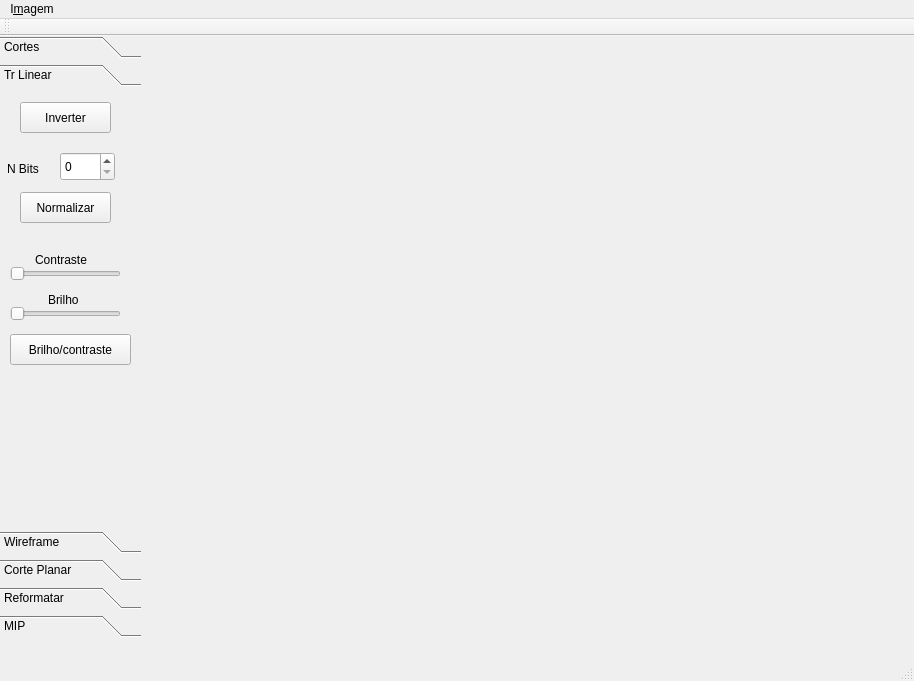
<?xml version="1.0" encoding="UTF-8"?>
<ui version="4.0">
 <class>MainWindow</class>
 <widget class="QMainWindow" name="MainWindow">
  <property name="geometry">
   <rect>
    <x>0</x>
    <y>0</y>
    <width>914</width>
    <height>681</height>
   </rect>
  </property>
  <property name="windowTitle">
   <string>MainWindow</string>
  </property>
  <widget class="QWidget" name="centralWidget">
   <widget class="QToolBox" name="toolBox">
    <property name="geometry">
     <rect>
      <x>0</x>
      <y>0</y>
      <width>141</width>
      <height>601</height>
     </rect>
    </property>
    <property name="toolTip">
     <string>&lt;html&gt;&lt;head/&gt;&lt;body&gt;&lt;p&gt;Corte&lt;/p&gt;&lt;/body&gt;&lt;/html&gt;</string>
    </property>
    <property name="currentIndex">
     <number>1</number>
    </property>
    <widget class="QWidget" name="page">
     <property name="geometry">
      <rect>
       <x>0</x>
       <y>0</y>
       <width>141</width>
       <height>427</height>
      </rect>
     </property>
     <property name="autoFillBackground">
      <bool>false</bool>
     </property>
     <attribute name="label">
      <string>Cortes</string>
     </attribute>
     <widget class="QSpinBox" name="spinBox">
      <property name="geometry">
       <rect>
        <x>50</x>
        <y>110</y>
        <width>55</width>
        <height>29</height>
       </rect>
      </property>
      <property name="maximum">
       <number>500</number>
      </property>
     </widget>
     <widget class="QRadioButton" name="radio_axis_x">
      <property name="geometry">
       <rect>
        <x>0</x>
        <y>10</y>
        <width>109</width>
        <height>20</height>
       </rect>
      </property>
      <property name="text">
       <string>Corte em &amp;X</string>
      </property>
      <property name="checked">
       <bool>true</bool>
      </property>
     </widget>
     <widget class="QRadioButton" name="radio_axis_y">
      <property name="geometry">
       <rect>
        <x>0</x>
        <y>40</y>
        <width>109</width>
        <height>20</height>
       </rect>
      </property>
      <property name="text">
       <string>Corte em Y</string>
      </property>
     </widget>
     <widget class="QRadioButton" name="radio_axis_z">
      <property name="geometry">
       <rect>
        <x>0</x>
        <y>70</y>
        <width>109</width>
        <height>20</height>
       </rect>
      </property>
      <property name="text">
       <string>Corte em &amp;Z</string>
      </property>
     </widget>
     <widget class="QLabel" name="label_2">
      <property name="geometry">
       <rect>
        <x>10</x>
        <y>116</y>
        <width>41</width>
        <height>16</height>
       </rect>
      </property>
      <property name="text">
       <string>Fatia:</string>
      </property>
     </widget>
     <widget class="QCheckBox" name="check_side">
      <property name="geometry">
       <rect>
        <x>10</x>
        <y>160</y>
        <width>111</width>
        <height>20</height>
       </rect>
      </property>
      <property name="text">
       <string>Inverte lado</string>
      </property>
     </widget>
    </widget>
    <widget class="QWidget" name="page_2">
     <property name="geometry">
      <rect>
       <x>0</x>
       <y>0</y>
       <width>141</width>
       <height>427</height>
      </rect>
     </property>
     <attribute name="label">
      <string>Tr Linear</string>
     </attribute>
     <widget class="QPushButton" name="pushButton">
      <property name="geometry">
       <rect>
        <x>20</x>
        <y>10</y>
        <width>91</width>
        <height>31</height>
       </rect>
      </property>
      <property name="text">
       <string>Inverter</string>
      </property>
     </widget>
     <widget class="QPushButton" name="pushButton_2">
      <property name="geometry">
       <rect>
        <x>20</x>
        <y>100</y>
        <width>91</width>
        <height>31</height>
       </rect>
      </property>
      <property name="text">
       <string>Normalizar</string>
      </property>
     </widget>
     <widget class="QSlider" name="slider_constrast">
      <property name="geometry">
       <rect>
        <x>10</x>
        <y>172</y>
        <width>111</width>
        <height>20</height>
       </rect>
      </property>
      <property name="orientation">
       <enum>Qt::Horizontal</enum>
      </property>
     </widget>
     <widget class="QSlider" name="slider_bright">
      <property name="geometry">
       <rect>
        <x>10</x>
        <y>212</y>
        <width>111</width>
        <height>20</height>
       </rect>
      </property>
      <property name="orientation">
       <enum>Qt::Horizontal</enum>
      </property>
     </widget>
     <widget class="QPushButton" name="pushButton_3">
      <property name="geometry">
       <rect>
        <x>10</x>
        <y>242</y>
        <width>121</width>
        <height>31</height>
       </rect>
      </property>
      <property name="text">
       <string>Brilho/contraste</string>
      </property>
     </widget>
     <widget class="QLabel" name="label_3">
      <property name="geometry">
       <rect>
        <x>35</x>
        <y>160</y>
        <width>64</width>
        <height>15</height>
       </rect>
      </property>
      <property name="text">
       <string>Contraste</string>
      </property>
     </widget>
     <widget class="QLabel" name="label_4">
      <property name="geometry">
       <rect>
        <x>48</x>
        <y>200</y>
        <width>64</width>
        <height>15</height>
       </rect>
      </property>
      <property name="text">
       <string>Brilho</string>
      </property>
     </widget>
     <widget class="QSpinBox" name="spin_num_bits">
      <property name="geometry">
       <rect>
        <x>60</x>
        <y>60</y>
        <width>55</width>
        <height>29</height>
       </rect>
      </property>
     </widget>
     <widget class="QLabel" name="label_30">
      <property name="geometry">
       <rect>
        <x>7</x>
        <y>69</y>
        <width>51</width>
        <height>16</height>
       </rect>
      </property>
      <property name="text">
       <string>N Bits</string>
      </property>
     </widget>
    </widget>
    <widget class="QWidget" name="page_3">
     <property name="geometry">
      <rect>
       <x>0</x>
       <y>0</y>
       <width>141</width>
       <height>427</height>
      </rect>
     </property>
     <attribute name="label">
      <string>Wireframe</string>
     </attribute>
     <widget class="QSlider" name="slider_radx">
      <property name="geometry">
       <rect>
        <x>0</x>
        <y>36</y>
        <width>121</width>
        <height>20</height>
       </rect>
      </property>
      <property name="maximum">
       <number>360</number>
      </property>
      <property name="orientation">
       <enum>Qt::Horizontal</enum>
      </property>
     </widget>
     <widget class="QSlider" name="slider_rady">
      <property name="geometry">
       <rect>
        <x>0</x>
        <y>75</y>
        <width>121</width>
        <height>20</height>
       </rect>
      </property>
      <property name="maximum">
       <number>360</number>
      </property>
      <property name="orientation">
       <enum>Qt::Horizontal</enum>
      </property>
     </widget>
     <widget class="QSlider" name="slider_radz">
      <property name="geometry">
       <rect>
        <x>0</x>
        <y>112</y>
        <width>121</width>
        <height>20</height>
       </rect>
      </property>
      <property name="maximum">
       <number>360</number>
      </property>
      <property name="orientation">
       <enum>Qt::Horizontal</enum>
      </property>
     </widget>
     <widget class="QLabel" name="label_5">
      <property name="geometry">
       <rect>
        <x>22</x>
        <y>21</y>
        <width>91</width>
        <height>16</height>
       </rect>
      </property>
      <property name="text">
       <string>Rotaciona X</string>
      </property>
     </widget>
     <widget class="QLabel" name="label_6">
      <property name="geometry">
       <rect>
        <x>20</x>
        <y>61</y>
        <width>91</width>
        <height>16</height>
       </rect>
      </property>
      <property name="text">
       <string>Rotaciona Y</string>
      </property>
     </widget>
     <widget class="QLabel" name="label_7">
      <property name="geometry">
       <rect>
        <x>22</x>
        <y>99</y>
        <width>91</width>
        <height>16</height>
       </rect>
      </property>
      <property name="text">
       <string>Rotaciona Z</string>
      </property>
     </widget>
    </widget>
    <widget class="QWidget" name="page_6">
     <property name="geometry">
      <rect>
       <x>0</x>
       <y>0</y>
       <width>141</width>
       <height>427</height>
      </rect>
     </property>
     <attribute name="label">
      <string>Corte Planar</string>
     </attribute>
     <widget class="QLineEdit" name="planar_edit_px">
      <property name="geometry">
       <rect>
        <x>50</x>
        <y>20</y>
        <width>81</width>
        <height>29</height>
       </rect>
      </property>
     </widget>
     <widget class="QLineEdit" name="planar_edit_py">
      <property name="geometry">
       <rect>
        <x>50</x>
        <y>50</y>
        <width>81</width>
        <height>29</height>
       </rect>
      </property>
     </widget>
     <widget class="QLineEdit" name="planar_edit_pz">
      <property name="geometry">
       <rect>
        <x>50</x>
        <y>80</y>
        <width>81</width>
        <height>29</height>
       </rect>
      </property>
     </widget>
     <widget class="QLineEdit" name="planar_edit_vx">
      <property name="geometry">
       <rect>
        <x>50</x>
        <y>130</y>
        <width>81</width>
        <height>29</height>
       </rect>
      </property>
     </widget>
     <widget class="QLineEdit" name="planar_edit_vy">
      <property name="geometry">
       <rect>
        <x>50</x>
        <y>160</y>
        <width>81</width>
        <height>29</height>
       </rect>
      </property>
     </widget>
     <widget class="QLineEdit" name="planar_edit_vz">
      <property name="geometry">
       <rect>
        <x>50</x>
        <y>190</y>
        <width>81</width>
        <height>29</height>
       </rect>
      </property>
     </widget>
     <widget class="QLabel" name="label_22">
      <property name="geometry">
       <rect>
        <x>32</x>
        <y>-2</y>
        <width>64</width>
        <height>15</height>
       </rect>
      </property>
      <property name="text">
       <string>Ponto</string>
      </property>
     </widget>
     <widget class="QLabel" name="label_23">
      <property name="geometry">
       <rect>
        <x>30</x>
        <y>110</y>
        <width>64</width>
        <height>15</height>
       </rect>
      </property>
      <property name="text">
       <string>Vetor</string>
      </property>
     </widget>
     <widget class="QLabel" name="label_24">
      <property name="geometry">
       <rect>
        <x>27</x>
        <y>30</y>
        <width>21</width>
        <height>16</height>
       </rect>
      </property>
      <property name="text">
       <string>x:</string>
      </property>
     </widget>
     <widget class="QLabel" name="label_25">
      <property name="geometry">
       <rect>
        <x>27</x>
        <y>58</y>
        <width>21</width>
        <height>16</height>
       </rect>
      </property>
      <property name="text">
       <string>y:</string>
      </property>
     </widget>
     <widget class="QLabel" name="label_26">
      <property name="geometry">
       <rect>
        <x>27</x>
        <y>87</y>
        <width>21</width>
        <height>16</height>
       </rect>
      </property>
      <property name="text">
       <string>z:</string>
      </property>
     </widget>
     <widget class="QLabel" name="label_27">
      <property name="geometry">
       <rect>
        <x>30</x>
        <y>197</y>
        <width>21</width>
        <height>16</height>
       </rect>
      </property>
      <property name="text">
       <string>z:</string>
      </property>
     </widget>
     <widget class="QLabel" name="label_28">
      <property name="geometry">
       <rect>
        <x>30</x>
        <y>168</y>
        <width>21</width>
        <height>16</height>
       </rect>
      </property>
      <property name="text">
       <string>y:</string>
      </property>
     </widget>
     <widget class="QLabel" name="label_29">
      <property name="geometry">
       <rect>
        <x>30</x>
        <y>140</y>
        <width>21</width>
        <height>16</height>
       </rect>
      </property>
      <property name="text">
       <string>x:</string>
      </property>
     </widget>
     <widget class="QPushButton" name="pushButton_6">
      <property name="geometry">
       <rect>
        <x>20</x>
        <y>240</y>
        <width>91</width>
        <height>31</height>
       </rect>
      </property>
      <property name="text">
       <string>Cortar</string>
      </property>
     </widget>
    </widget>
    <widget class="QWidget" name="page_4">
     <property name="geometry">
      <rect>
       <x>0</x>
       <y>0</y>
       <width>141</width>
       <height>427</height>
      </rect>
     </property>
     <attribute name="label">
      <string>Reformatar</string>
     </attribute>
     <widget class="QLineEdit" name="edit_p1x">
      <property name="geometry">
       <rect>
        <x>30</x>
        <y>17</y>
        <width>61</width>
        <height>29</height>
       </rect>
      </property>
     </widget>
     <widget class="QLineEdit" name="edit_p1y">
      <property name="geometry">
       <rect>
        <x>30</x>
        <y>47</y>
        <width>61</width>
        <height>29</height>
       </rect>
      </property>
     </widget>
     <widget class="QLineEdit" name="edit_p1z">
      <property name="geometry">
       <rect>
        <x>30</x>
        <y>77</y>
        <width>61</width>
        <height>29</height>
       </rect>
      </property>
     </widget>
     <widget class="QLineEdit" name="edit_p2x">
      <property name="geometry">
       <rect>
        <x>30</x>
        <y>141</y>
        <width>61</width>
        <height>29</height>
       </rect>
      </property>
     </widget>
     <widget class="QLineEdit" name="edit_p2y">
      <property name="geometry">
       <rect>
        <x>30</x>
        <y>171</y>
        <width>61</width>
        <height>29</height>
       </rect>
      </property>
     </widget>
     <widget class="QLineEdit" name="edit_p2z">
      <property name="geometry">
       <rect>
        <x>30</x>
        <y>201</y>
        <width>61</width>
        <height>29</height>
       </rect>
      </property>
     </widget>
     <widget class="QLineEdit" name="edit_slices_num">
      <property name="geometry">
       <rect>
        <x>58</x>
        <y>246</y>
        <width>61</width>
        <height>29</height>
       </rect>
      </property>
     </widget>
     <widget class="QPushButton" name="pushButton_4">
      <property name="geometry">
       <rect>
        <x>10</x>
        <y>290</y>
        <width>101</width>
        <height>31</height>
       </rect>
      </property>
      <property name="text">
       <string>Reformatar</string>
      </property>
     </widget>
     <widget class="QLabel" name="label_8">
      <property name="geometry">
       <rect>
        <x>10</x>
        <y>-2</y>
        <width>64</width>
        <height>15</height>
       </rect>
      </property>
      <property name="text">
       <string>Ponto 1:</string>
      </property>
     </widget>
     <widget class="QLabel" name="label_9">
      <property name="geometry">
       <rect>
        <x>8</x>
        <y>24</y>
        <width>21</width>
        <height>16</height>
       </rect>
      </property>
      <property name="text">
       <string>X:</string>
      </property>
     </widget>
     <widget class="QLabel" name="label_10">
      <property name="geometry">
       <rect>
        <x>7</x>
        <y>54</y>
        <width>21</width>
        <height>16</height>
       </rect>
      </property>
      <property name="text">
       <string>Y:</string>
      </property>
     </widget>
     <widget class="QLabel" name="label_11">
      <property name="geometry">
       <rect>
        <x>7</x>
        <y>83</y>
        <width>21</width>
        <height>16</height>
       </rect>
      </property>
      <property name="text">
       <string>Z:</string>
      </property>
     </widget>
     <widget class="QLabel" name="label_12">
      <property name="geometry">
       <rect>
        <x>7</x>
        <y>178</y>
        <width>21</width>
        <height>16</height>
       </rect>
      </property>
      <property name="text">
       <string>Y:</string>
      </property>
     </widget>
     <widget class="QLabel" name="label_13">
      <property name="geometry">
       <rect>
        <x>7</x>
        <y>207</y>
        <width>21</width>
        <height>16</height>
       </rect>
      </property>
      <property name="text">
       <string>Z:</string>
      </property>
     </widget>
     <widget class="QLabel" name="label_14">
      <property name="geometry">
       <rect>
        <x>8</x>
        <y>148</y>
        <width>21</width>
        <height>16</height>
       </rect>
      </property>
      <property name="text">
       <string>X:</string>
      </property>
     </widget>
     <widget class="QLabel" name="label_15">
      <property name="geometry">
       <rect>
        <x>10</x>
        <y>120</y>
        <width>64</width>
        <height>15</height>
       </rect>
      </property>
      <property name="text">
       <string>Ponto 2:</string>
      </property>
     </widget>
     <widget class="QLabel" name="label_16">
      <property name="geometry">
       <rect>
        <x>10</x>
        <y>251</y>
        <width>51</width>
        <height>16</height>
       </rect>
      </property>
      <property name="text">
       <string>Slices:</string>
      </property>
     </widget>
    </widget>
    <widget class="QWidget" name="page_5">
     <property name="geometry">
      <rect>
       <x>0</x>
       <y>0</y>
       <width>141</width>
       <height>427</height>
      </rect>
     </property>
     <attribute name="label">
      <string>MIP</string>
     </attribute>
     <widget class="QLineEdit" name="mipvetx_edit">
      <property name="geometry">
       <rect>
        <x>60</x>
        <y>20</y>
        <width>71</width>
        <height>29</height>
       </rect>
      </property>
     </widget>
     <widget class="QLineEdit" name="mipvety_edit">
      <property name="geometry">
       <rect>
        <x>60</x>
        <y>50</y>
        <width>71</width>
        <height>29</height>
       </rect>
      </property>
     </widget>
     <widget class="QLineEdit" name="mipvetz_edit">
      <property name="geometry">
       <rect>
        <x>60</x>
        <y>80</y>
        <width>71</width>
        <height>29</height>
       </rect>
      </property>
     </widget>
     <widget class="QSpinBox" name="spin_mipdeltax">
      <property name="geometry">
       <rect>
        <x>70</x>
        <y>130</y>
        <width>55</width>
        <height>29</height>
       </rect>
      </property>
      <property name="maximum">
       <number>360</number>
      </property>
     </widget>
     <widget class="QSpinBox" name="spin_mipdeltay">
      <property name="geometry">
       <rect>
        <x>70</x>
        <y>160</y>
        <width>55</width>
        <height>29</height>
       </rect>
      </property>
      <property name="maximum">
       <number>360</number>
      </property>
     </widget>
     <widget class="QPushButton" name="pushButton_5">
      <property name="geometry">
       <rect>
        <x>30</x>
        <y>230</y>
        <width>91</width>
        <height>31</height>
       </rect>
      </property>
      <property name="text">
       <string>Gerar</string>
      </property>
     </widget>
     <widget class="QLabel" name="label_17">
      <property name="geometry">
       <rect>
        <x>11</x>
        <y>30</y>
        <width>41</width>
        <height>16</height>
       </rect>
      </property>
      <property name="text">
       <string>vet_x:</string>
      </property>
     </widget>
     <widget class="QLabel" name="label_18">
      <property name="geometry">
       <rect>
        <x>10</x>
        <y>57</y>
        <width>41</width>
        <height>16</height>
       </rect>
      </property>
      <property name="text">
       <string>vet_y:</string>
      </property>
     </widget>
     <widget class="QLabel" name="label_19">
      <property name="geometry">
       <rect>
        <x>10</x>
        <y>86</y>
        <width>41</width>
        <height>16</height>
       </rect>
      </property>
      <property name="text">
       <string>vet_z:</string>
      </property>
     </widget>
     <widget class="QLabel" name="label_20">
      <property name="geometry">
       <rect>
        <x>10</x>
        <y>140</y>
        <width>51</width>
        <height>16</height>
       </rect>
      </property>
      <property name="text">
       <string>delta_x:</string>
      </property>
     </widget>
     <widget class="QLabel" name="label_21">
      <property name="geometry">
       <rect>
        <x>11</x>
        <y>168</y>
        <width>51</width>
        <height>16</height>
       </rect>
      </property>
      <property name="text">
       <string>delta_y:</string>
      </property>
     </widget>
    </widget>
   </widget>
   <widget class="QLabel" name="label">
    <property name="geometry">
     <rect>
      <x>180</x>
      <y>20</y>
      <width>691</width>
      <height>501</height>
     </rect>
    </property>
    <property name="text">
     <string/>
    </property>
   </widget>
   <widget class="QLabel" name="label_img_status">
    <property name="geometry">
     <rect>
      <x>170</x>
      <y>0</y>
      <width>551</width>
      <height>16</height>
     </rect>
    </property>
    <property name="text">
     <string/>
    </property>
   </widget>
  </widget>
  <widget class="QMenuBar" name="menuBar">
   <property name="geometry">
    <rect>
     <x>0</x>
     <y>0</y>
     <width>914</width>
     <height>27</height>
    </rect>
   </property>
   <widget class="QMenu" name="menuImagem">
    <property name="title">
     <string>I&amp;magem</string>
    </property>
    <addaction name="actionImportar"/>
    <addaction name="actionImportar_Label"/>
   </widget>
   <addaction name="menuImagem"/>
  </widget>
  <widget class="QToolBar" name="mainToolBar">
   <attribute name="toolBarArea">
    <enum>TopToolBarArea</enum>
   </attribute>
   <attribute name="toolBarBreak">
    <bool>false</bool>
   </attribute>
  </widget>
  <widget class="QStatusBar" name="statusBar"/>
  <action name="actionImportar">
   <property name="text">
    <string>&amp;Importar</string>
   </property>
  </action>
  <action name="actionImportar_Label">
   <property name="text">
    <string>Importar &amp;Label</string>
   </property>
  </action>
 </widget>
 <layoutdefault spacing="6" margin="11"/>
 <resources/>
 <connections/>
</ui>
